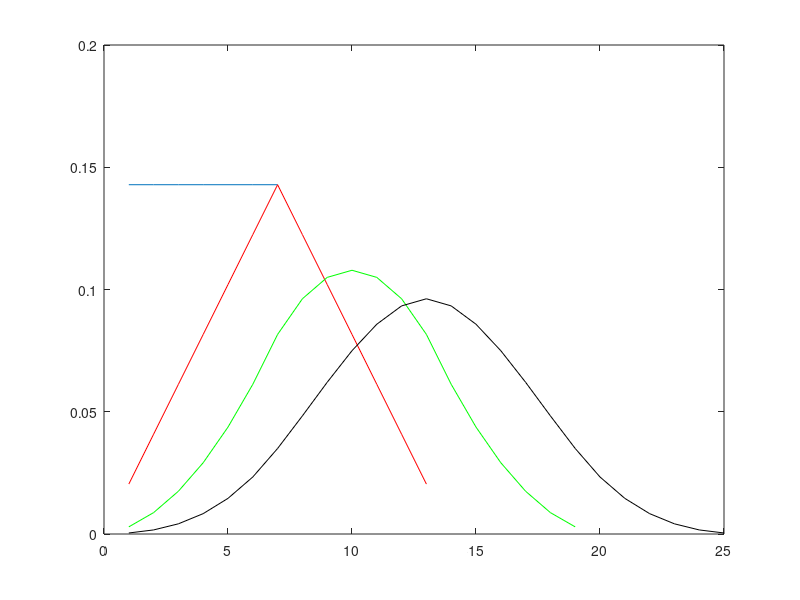

The MATLAB script that drew this image: (Note: this script raises an error after producing the figure.)
close all
clear all
%% 2 Low bitrate telephone transmission

% * generate column vector of ones:
h0 = ones(7,1);
h1 = conv( h0, h0 );
h2 = conv( h1, h0 );
h3 = conv( h2, h0 );

% * normalize
h0 = h0/norm( h0, 1 ); % normalize along first dimention
h1 = h1/norm( h1, 1 ); % normalize along first dimention
h2 = h2/norm( h2, 1 ); % normalize along first dimention
h3 = h3/norm( h3, 1 ); % normalize along first dimention

% * plot some bsplines
figure(1)
plot(h0);
hold on
plot(h1, 'r');
plot(h2, 'g');
plot(h3, 'k');

% * frequency respones of Bsplines
fs = 44100;
zeroPad = 10000;

figure(2)
[ Y, F, dF ] = make_spectrum( [ zeros( zeroPad, 1 ); h0; zeros( zeroPad, 1 ) ], fs );
Y = [ Y(floor(end/2)+2:end) ; Y(1:floor(end/2)+1) ];
F = [ F(floor(end/2)+2:end) ; F(1:floor(end/2)+1) ];
plot( F, abs(Y) );
hold on
[ Y, F, dF ] = make_spectrum( [ zeros( zeroPad, 1 ); h1; zeros( zeroPad, 1 ) ], fs );
Y = [ Y(floor(end/2)+2:end) ; Y(1:floor(end/2)+1) ];
F = [ F(floor(end/2)+2:end) ; F(1:floor(end/2)+1) ];
plot( F, abs(Y), 'r' );
[ Y, F, dF ] = make_spectrum( repmat( h3, 10, 1 ), fs ); % [ zeros( zeroPad, 1 ); h2; zeros( zeroPad, 1 ) ]
Y = [ Y(floor(end/2)+2:end) ; Y(1:floor(end/2)+1) ];
F = [ F(floor(end/2)+2:end) ; F(1:floor(end/2)+1) ];
plot( F, abs(Y), 'g' );
[ Y, F, dF ] = make_spectrum( [ zeros( zeroPad, 1 ); h3; zeros( zeroPad, 1 ) ], fs );
Y = [ Y(floor(end/2)+2:end) ; Y(1:floor(end/2)+1) ];
F = [ F(floor(end/2)+2:end) ; F(1:floor(end/2)+1) ];
plot( F, abs(Y), 'k' );
% plot lines for our band
line( [fs/7, fs/7], [ 0, 1 ] )
line( [-fs/7, -fs/7], [ 0, 1 ] )

% * attennuation at 1, 4 and 5kHz
[ Y, F, dF ] = make_spectrum( [ zeros( zeroPad, 1 ); h3; zeros( zeroPad, 1 ) ], fs );
mag_1k = abs(Y(round(1000/dF)))
mag_4k = abs(Y(round(4000/dF)))
mag_5k = abs(Y(round(5000/dF)))

stem( [ F(round(1000/dF)), F(round(4000/dF)), F(round(5000/dF)) ], ...
[ mag_1k, mag_4k, mag_5k ], 'r' );